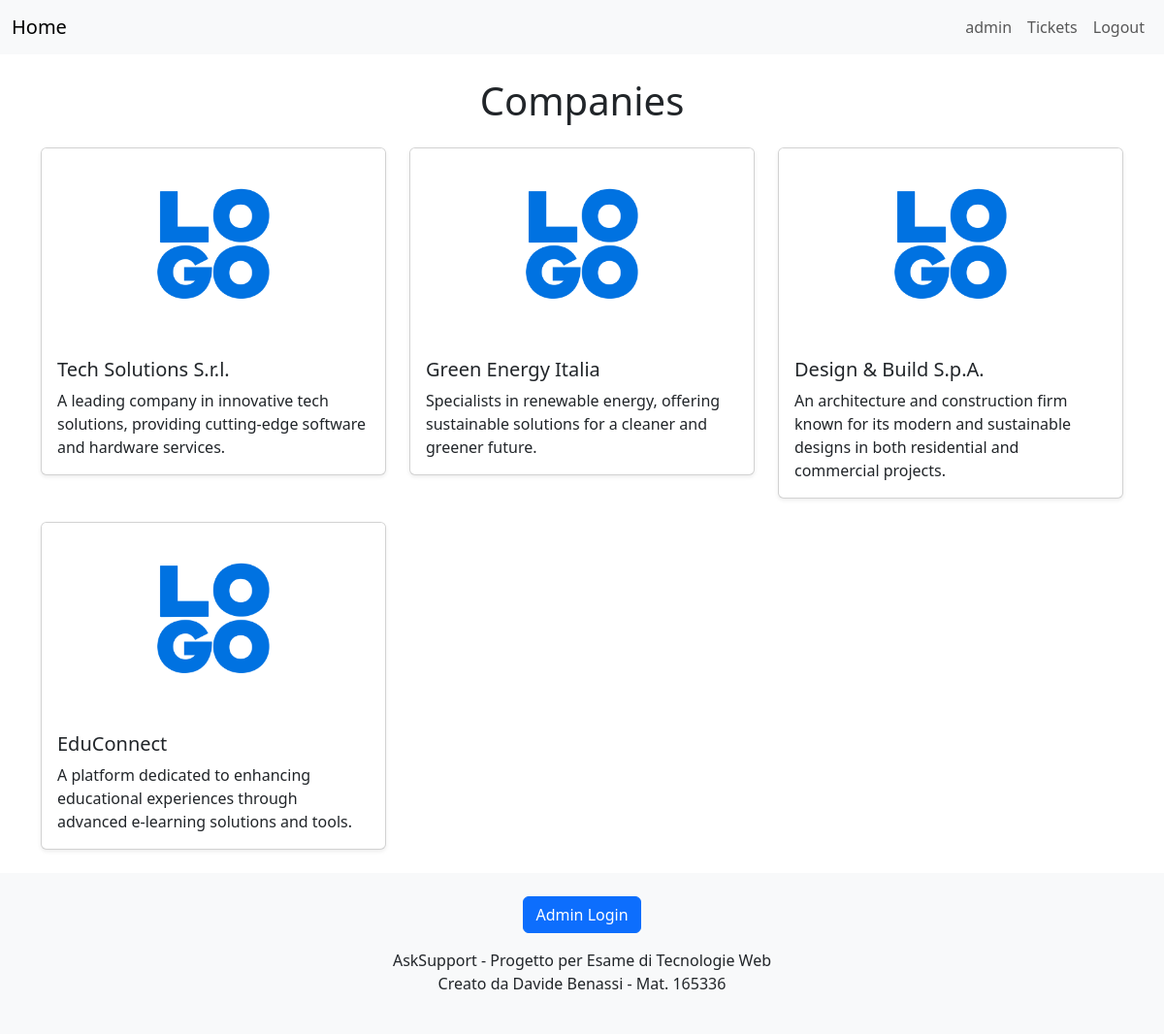
The app's page / (signed in) with its own data.
### companies/models.py (models this page shows, shortened)
class Company(models.Model):
    name = models.CharField(max_length=100)
    description = models.TextField()
    admin = models.OneToOneField(User, on_delete=models.CASCADE, related_name='related_company')
    companyLogo = models.ImageField(
        upload_to='images/companies_logos/',
        default='images/default/blank_company_logo.png',
        blank=True      # Optional field
    )

### companies/views.py (the view)
# urls.py: re_path(r"^$|^/$|^home/$", companies_home_page, name='home'),   # The companies home page is renderes ad the whole site home #
def companies_home_page(request):
    companies = Company.objects.all()
    return render(request, 'companies_home_page.html', {'companies': companies})

### companies/templates/companies_home_page.html
{% extends "base.html" %}
{% block content %}
<div class="container mt-4">
    <center> <h1 class="mb-4">Companies</h1> </center>
    <div class="row">
        {% for company in companies %}
        <div class="col-md-4">
            <div class="card mb-4 shadow-sm">
                <a href="{% url 'company-page' company.pk %}" class="text-decoration-none text-dark">
                    <img src="{{ company.companyLogo.url }}" class="card-img-top" alt="{{ company.name }}" style="height: 200px; object-fit: cover;">
                    <div class="card-body">
                        <h5 class="card-title">{{ company.name }}</h5>
                        <p class="card-text">{{ company.description|truncatewords:20 }}</p>
                    </div>
                </a>
            </div>
        </div>
        {% endfor %}
    </div>
</div>
{% endblock %}

### templates/navbar.html (shortened to what this page needs)
<nav class="navbar navbar-expand-lg navbar-light bg-light">
    <div class="container-fluid">
        <a class="navbar-brand" href="{% url 'home' %}">Home</a>
        <div class="collapse navbar-collapse" id="navbarNav">
            <ul class="navbar-nav ms-auto align-items-center">
                {% if user.is_authenticated %}
                    {% if "CompanyAdministrators" in user.groups.all.0.name %}
                        <li class="nav-item">
                            <a class="nav-link" href="{% url 'company-profile' %}">{{ user.related_company.name }}</a>
                        </li>
                        <li class="nav-item">
                            <a class="nav-link" href="{% url 'company-faq' %}">FAQ</a>
                        </li>
                        <li class="nav-item">
                            <a class="nav-link" href="{% url 'admin-dashboard' %}">Dashboard</a>
                        </li>
                    {% else %}
                        <li class="nav-item">
                            <a class="nav-link" href="{% url 'user-profile' %}">{{ user.username }}</a>
                        </li>
                        <li class="nav-item">
                            <a class="nav-link" href="{% url 'user-tickets' %}">Tickets</a>
                        </li>
                    {% endif %}
                    <li class="nav-item">
                        <form method="POST" action="{% url 'logout' %}" class="d-flex align-items-center mb-0">
                            <button type="submit" class="nav-link">Logout</button>
                        </form>
                    </li>
                {% endif %}
            </ul>
        </div>
    </div>
</nav>

### records on screen
Company: companyLogo (placeholder picture), name "Tech Solutions S.r.l.", description "A leading company in innovative tech solutions, providing cutting-edge software and hardware services."
Company: companyLogo (placeholder picture), name "Green Energy Italia", description "Specialists in renewable energy, offering sustainable solutions for a cleaner and greener future."
Company: companyLogo (placeholder picture), name "Design & Build S.p.A.", description "An architecture and construction firm known for its modern and sustainable designs in both residential and commercial projects."
Company: companyLogo (placeholder picture), name "EduConnect", description "A platform dedicated to enhancing educational experiences through advanced e-learning solutions and tools."

### other values on screen
{{ user.username }} "admin"
